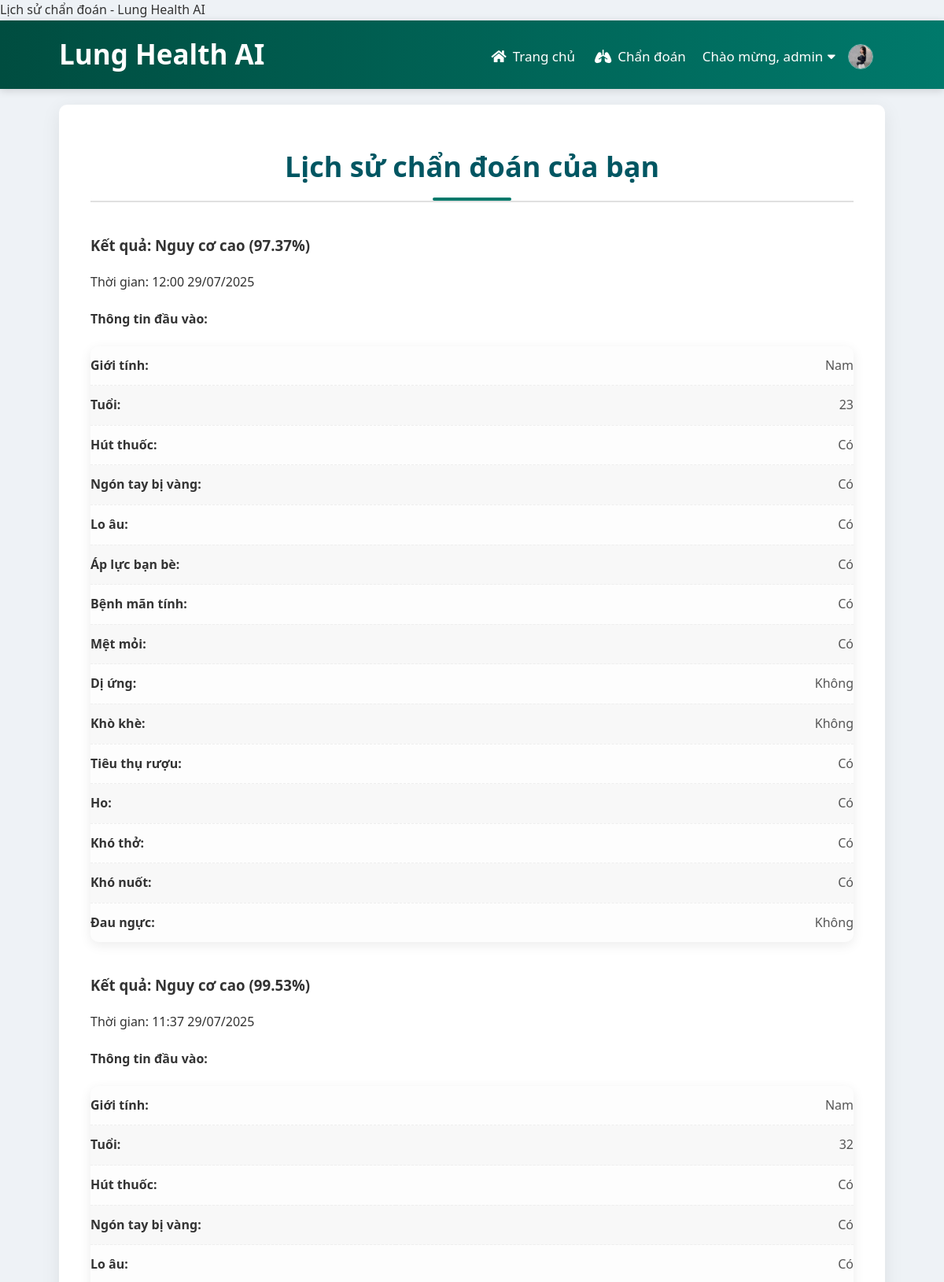
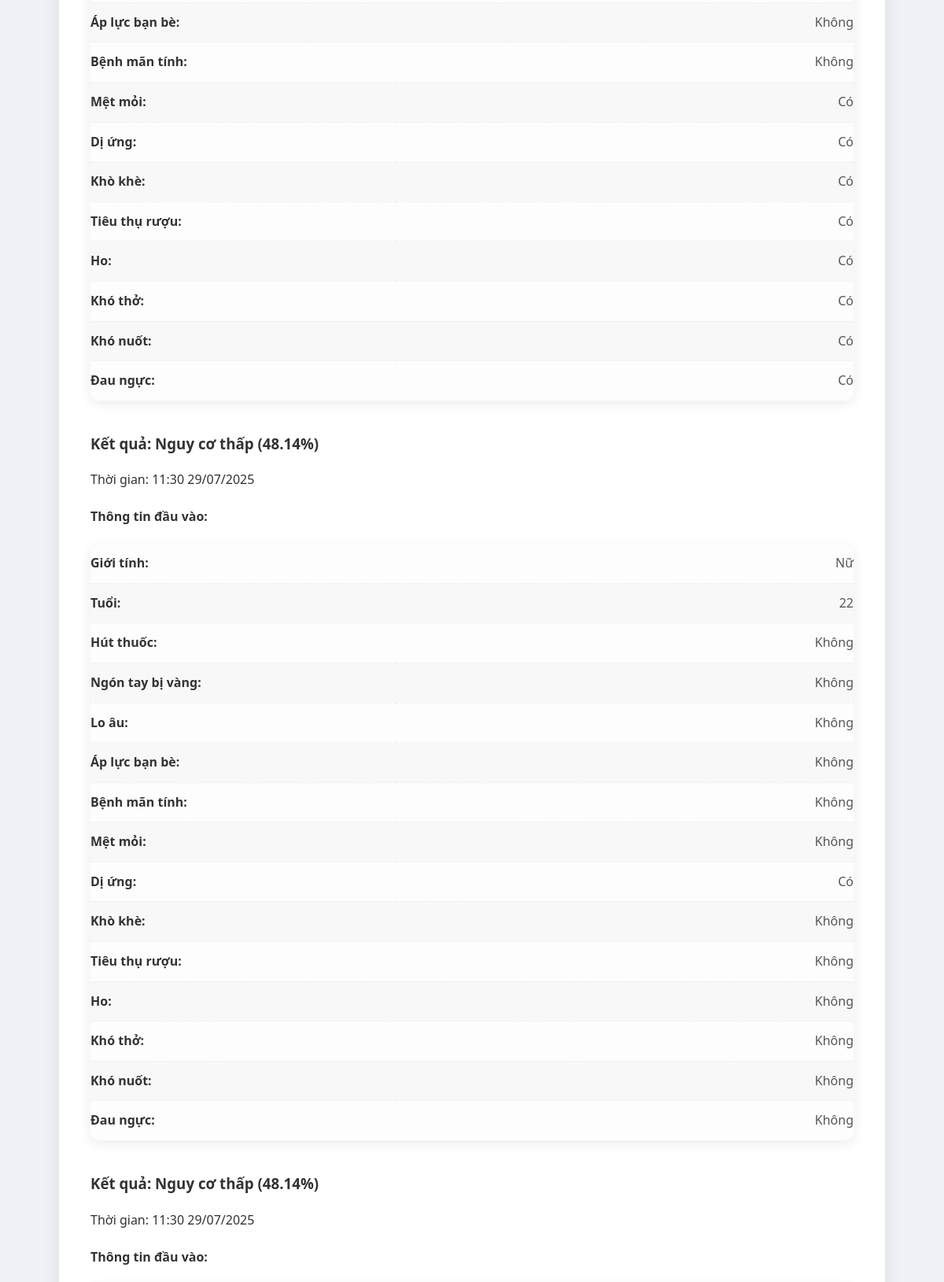
The page /history (signed in, upper part) on the database its author committed (2 pictures, top to bottom).
### models.py (models this page shows)
class User(UserMixin, db.Model):
    id = db.Column(db.Integer, primary_key=True)
    email = db.Column(db.String(100), unique=True, nullable=False)
    password = db.Column(db.String(100), nullable=False)
    username = db.Column(db.String(100), unique=True, nullable=False)
    profile_image = db.Column(db.String(255), default='default_avatar.png')
    is_admin = db.Column(db.Boolean, default=False)
    is_banned = db.Column(db.Boolean, default=False)
    ban_until = db.Column(db.DateTime, nullable=True)
    diagnosis_results = db.relationship('DiagnosisResult', backref='user', lazy=True, cascade="all, delete-orphan")

### app.py (the view)
@app.route('/history')
@login_required
def history():
    user_diagnoses = DiagnosisResult.query.filter_by(user_id=current_user.id).order_by(DiagnosisResult.timestamp.desc()).all()
    formatted_diagnoses = []
    for diag in user_diagnoses:
        formatted_diagnoses.append({
            'timestamp': diag.timestamp.strftime('%H:%M %d/%m/%Y'),
            'gender': 'Nam' if diag.gender == 1 else 'Nữ',
            'age': diag.age,
            'smoking': 'Có' if diag.smoking == 1 else 'Không',
            'yellow_fingers': 'Có' if diag.yellow_fingers == 1 else 'Không',
            'anxiety': 'Có' if diag.anxiety == 1 else 'Không',
            'peer_pressure': 'Có' if diag.peer_pressure == 1 else 'Không',
            'chronic_disease': 'Có' if diag.chronic_disease == 1 else 'Không',
            'fatigue': 'Có' if diag.fatigue == 1 else 'Không',
            'allergy': 'Có' if diag.allergy == 1 else 'Không',
            'wheezing': 'Có' if diag.wheezing == 1 else 'Không',
            'alcohol_consuming': 'Có' if diag.alcohol_consuming == 1 else 'Không',
            'coughing': 'Có' if diag.coughing == 1 else 'Không',
            'shortness_of_breath': 'Có' if diag.shortness_of_breath == 1 else 'Không',
            'swallowing_difficulty': 'Có' if diag.swallowing_difficulty == 1 else 'Không',
            'chest_pain': 'Có' if diag.chest_pain == 1 else 'Không',
            'result': 'Nguy cơ cao' if diag.prediction == 1 else 'Nguy cơ thấp',
            'probability': f"{diag.probability:.2f}%"
        })
    return render_template('history.html', diagnoses=formatted_diagnoses)

### app.py (called while the page is built)
@login_manager.user_loader
def load_user(user_id):
    return User.query.get(int(user_id))

### templates/history.html (shortened to what this page needs)
{% extends 'base.html' %}
{% block content %}
<div class="history-container">
    <h2>Lịch sử chẩn đoán của bạn</h2>
    {% if diagnoses %}
        <div class="diagnosis-list">
            {% for diag in diagnoses %}
            <div class="diagnosis-card {% if diag.result == 'Nguy cơ cao' %}card-danger{% else %}card-success{% endif %}">
                <div class="card-header">
                    <h3>Kết quả: {{ diag.result }} ({{ diag.probability }})</h3>
                    <p class="timestamp">Thời gian: {{ diag.timestamp }}</p>
                </div>
                <div class="card-body">
                    <h4>Thông tin đầu vào:</h4>
                    <table class="input-details-table">
                        <tbody>
                            <tr><td><strong>Giới tính:</strong></td><td>{{ diag.gender }}</td></tr>
                            <tr><td><strong>Tuổi:</strong></td><td>{{ diag.age }}</td></tr>
                            <tr><td><strong>Hút thuốc:</strong></td><td>{{ diag.smoking }}</td></tr>
                            <tr><td><strong>Ngón tay bị vàng:</strong></td><td>{{ diag.yellow_fingers }}</td></tr>
                            <tr><td><strong>Lo âu:</strong></td><td>{{ diag.anxiety }}</td></tr>
                            <tr><td><strong>Áp lực bạn bè:</strong></td><td>{{ diag.peer_pressure }}</td></tr>
                            <tr><td><strong>Bệnh mãn tính:</strong></td><td>{{ diag.chronic_disease }}</td></tr>
                            <tr><td><strong>Mệt mỏi:</strong></td><td>{{ diag.fatigue }}</td></tr>
                            <tr><td><strong>Dị ứng:</strong></td><td>{{ diag.allergy }}</td></tr>
                            <tr><td><strong>Khò khè:</strong></td><td>{{ diag.wheezing }}</td></tr>
                            <tr><td><strong>Tiêu thụ rượu:</strong></td><td>{{ diag.alcohol_consuming }}</td></tr>
                            <tr><td><strong>Ho:</strong></td><td>{{ diag.coughing }}</td></tr>
                            <tr><td><strong>Khó thở:</strong></td><td>{{ diag.shortness_of_breath }}</td></tr>
                            <tr><td><strong>Khó nuốt:</strong></td><td>{{ diag.swallowing_difficulty }}</td></tr>
                            <tr><td><strong>Đau ngực:</strong></td><td>{{ diag.chest_pain }}</td></tr>
                        </tbody>
                    </table>
                </div>
            </div>
            {% endfor %}
        </div>
    {% else %}
        <p class="no-history-message">Bạn chưa có lịch sử chẩn đoán nào.</p>
        <a href="{{ url_for('diagnose') }}" class="button primary-button"><i class="fas fa-stethoscope"></i> Chẩn đoán ngay</a>
    {% endif %}
</div>
{% endblock %}

### templates/base.html (shortened to what this page needs)
<!DOCTYPE html>
<html lang="vi">
<head>
    <link rel="stylesheet" href="{{ url_for('static', filename='css/style.css') }}">
    <link rel="stylesheet" href="https://cdnjs.cloudflare.com/ajax/libs/font-awesome/5.15.4/css/all.min.css">
</head>
<body>
    <header class="main-header">
        <div class="container header-content">
            <h1 class="site-title"><a href="{{ url_for('index') }}">Lung Health AI</a></h1>
            <nav class="main-nav">
                <a href="{{ url_for('index') }}" class="nav-link"><i class="fas fa-home"></i> Trang chủ</a>
                <a href="{{ url_for('diagnose') }}" class="nav-link"><i class="fas fa-lungs"></i> Chẩn đoán</a>
                {% if current_user.is_authenticated %}
                    <div class="dropdown">
                        <a href="#" class="nav-link dropdown-toggle" id="userDropdown" role="button" aria-haspopup="true" aria-expanded="false">
                            Chào mừng, {{ current_user.username }} <i class="fas fa-caret-down"></i>
                            <img src="{{ url_for('static', filename='uploads/avatars/' + current_user.profile_image) }}" alt="Avatar" class="navbar-avatar">
                        </a>
                    </div>
                {% else %}
                    <a href="{{ url_for('register') }}" class="nav-link"><i class="fas fa-user-plus"></i> Đăng ký</a>
                    <a href="{{ url_for('login') }}" class="nav-link"><i class="fas fa-sign-in-alt"></i> Đăng nhập</a>
                {% endif %}
            </nav>
        </div>
    </header>
    <main>
        <div class="container">
            <div class="page-content">
                {% block content %}{% endblock %}
            </div>
        </div>
    </main>
</body>
</html>

### static/css/style.css (style rules this page uses)
body { font-family: 'Segoe UI', Tahoma, Geneva, Verdana, sans-serif; background: #eef2f6; color: #333; margin: 0; padding: 0; line-height: 1.6; display: flex; flex-direction: column; min-height: 100vh; }
.container { max-width: 1100px; margin: 0 auto; padding: 0 25px; box-sizing: border-box; }
.main-header { background: linear-gradient(to right, #004d40, #00796b); padding: 15px 0; color: white; box-shadow: 0 2px 10px rgba(0, 0, 0, 0.15); }
.header-content { display: flex; justify-content: space-between; align-items: center; flex-wrap: wrap; }
.site-title { margin: 0; font-size: 35px; font-weight: 700; }
.site-title a { color: white; text-decoration: none; transition: color 0.3s ease; }
.main-nav { display: flex; align-items: center; flex-wrap: wrap; margin-top: 5px; gap: 25px; }
.main-nav .nav-link { color: white; text-decoration: none; font-size: 17px; font-weight: 500; padding: 8px 0; position: relative; transition: color 0.3s ease, transform 0.2s ease; display: flex; align-items: center; }
.main-nav .nav-link i { margin-right: 8px; }
.page-content { background: white; padding: 30px 40px; border-radius: 10px; box-shadow: 0 6px 25px rgba(0, 0, 0, 0.08); }
h2 { color: #005662; margin-top: 0; margin-bottom: 25px; font-size: 30px; border-bottom: 2px solid #e0e0e0; padding-bottom: 15px; text-align: center; font-weight: 600; }
.input-details-table { width: 100%; border-collapse: collapse; margin-top: 20px; }
.input-details-table td { padding: 12px 0; border-bottom: 1px dashed #eee; font-size: 16px; }
.input-details-table td:first-child { width: 40%; font-weight: 600; color: #333; }
.input-details-table td:last-child { text-align: right; color: #555; }
.input-details-table tbody tr:last-child td { border-bottom: none; }
.history-container { padding: 20px 0; }
.history-container h2 { text-align: center; margin-bottom: 40px; font-size: 36px; color: #005662; position: relative; padding-bottom: 15px; }
.history-container h2::after { content: ''; position: absolute; width: 100px; height: 4px; background: #00796b; left: 50%; transform: translateX(-50%); bottom: 0; border-radius: 2px; }
table { width: 100%; border-collapse: collapse; margin-bottom: 40px; background: #fdfdfd; border-radius: 10px; overflow: hidden; box-shadow: 0 4px 15px rgba(0, 0, 0, 0.08); }
table th, table td { text-align: left; padding: 15px 20px; border-bottom: 1px solid #eee; }
table tr:nth-child(even) { background-color: #f8f8f8; }
.main-nav .dropdown { position: relative; display: inline-block; margin-left: -19px;; }
.main-nav .dropdown-toggle { display: flex; align-items: center; color: #fff; text-decoration: none; padding: 10px 15px; border-radius: 5px; transition: background-color 0.3s ease; }
.navbar-avatar { width: 30px; height: 30px; border-radius: 50%; object-fit: cover; margin-left: 8px; border: 1px solid rgba(255, 255, 255, 0.5); }
.dropdown-toggle .fas.fa-caret-down { margin-left: 5px; }

### rows shown on the page
User: username "admin", profile_image (picture)

### other values the page prints
{{ diag.result }} "Nguy cơ cao" "Nguy cơ cao" "Nguy cơ thấp" "Nguy cơ thấp"
{{ diag.probability }} "97.37%" "99.53%" "48.14%" "48.14%"
{{ diag.timestamp }} "12:00 29/07/2025" "11:37 29/07/2025" "11:30 29/07/2025" "11:30 29/07/2025"
{{ diag.gender }} "Nam" "Nam" "Nữ"
{{ diag.age }} "23" "32" "22"
{{ diag.smoking }} "Có" "Có" "Không"
{{ diag.yellow_fingers }} "Có" "Có" "Không"
{{ diag.anxiety }} "Có" "Có" "Không"
{{ diag.peer_pressure }} "Có" "Không" "Không"
{{ diag.chronic_disease }} "Có" "Không" "Không"
{{ diag.fatigue }} "Có" "Có" "Không"
{{ diag.allergy }} "Không" "Có" "Có"
{{ diag.wheezing }} "Không" "Có" "Không"
{{ diag.alcohol_consuming }} "Có" "Có" "Không"
{{ diag.coughing }} "Có" "Có" "Không"
